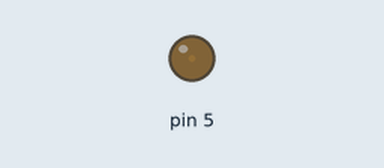
This sketch was run on a simulated Arduino Uno, built with avr-gcc and run on an emulated ATmega328P. On the bench: output pins drawn as LEDs (lit = HIGH).

Above: at 0.05 s.
At 2.3 s:
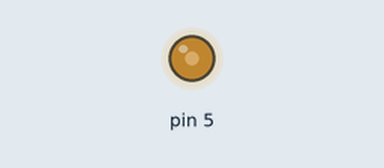
At 4.6 s:
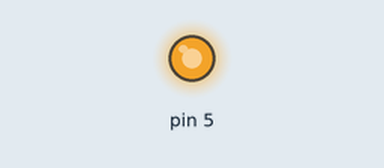
At 9.2 s:
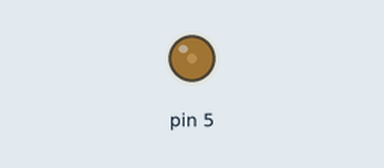
Timing chart, 0 to 13.3 s (numbered marks = the images above):
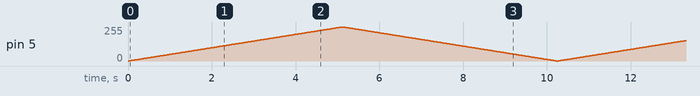

The sketch:

sketch_dec08b.ino
```cpp
void setup() {
  pinMode(5,OUTPUT);
}

void loop() {
  for(int i = 0; i <= 255; ++i){
    analogWrite(5,i);
    delay(20);
  }
  for(int i = 255; i >= 0; --i){
    analogWrite(5,i);
    delay(20);
  }
}
```
